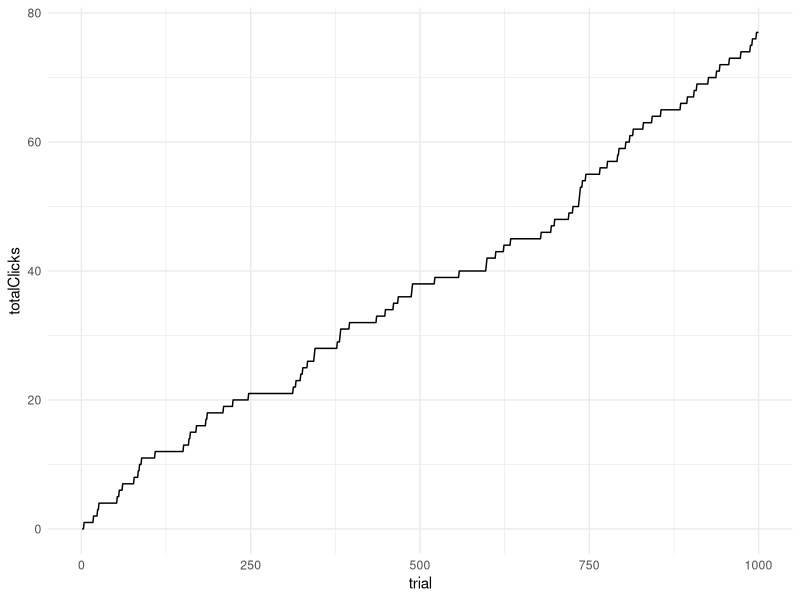
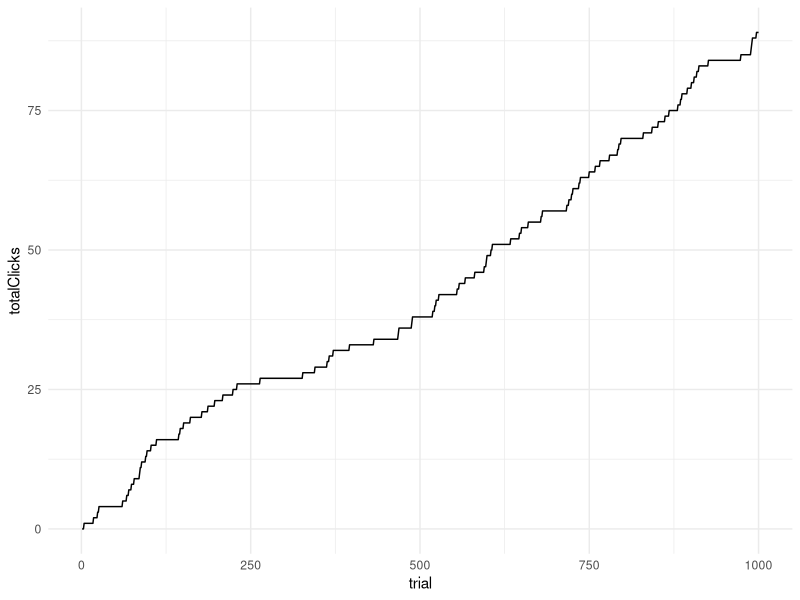
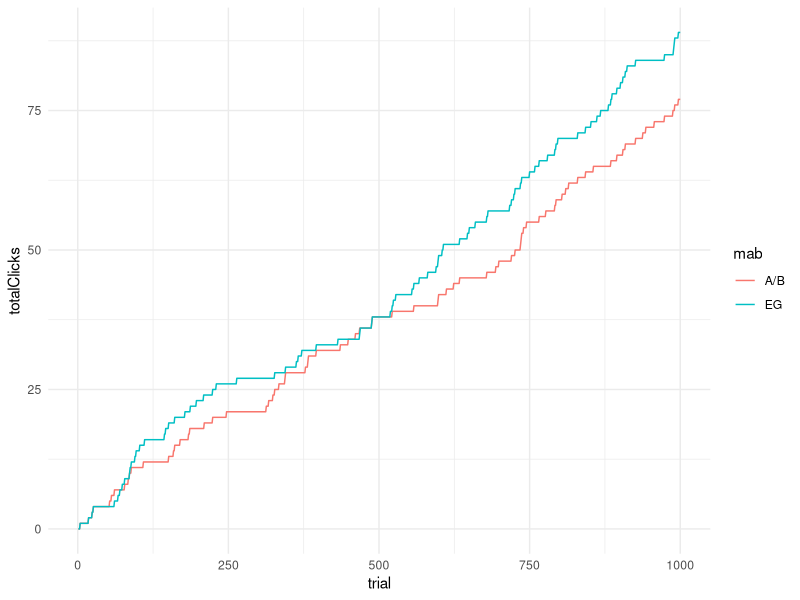
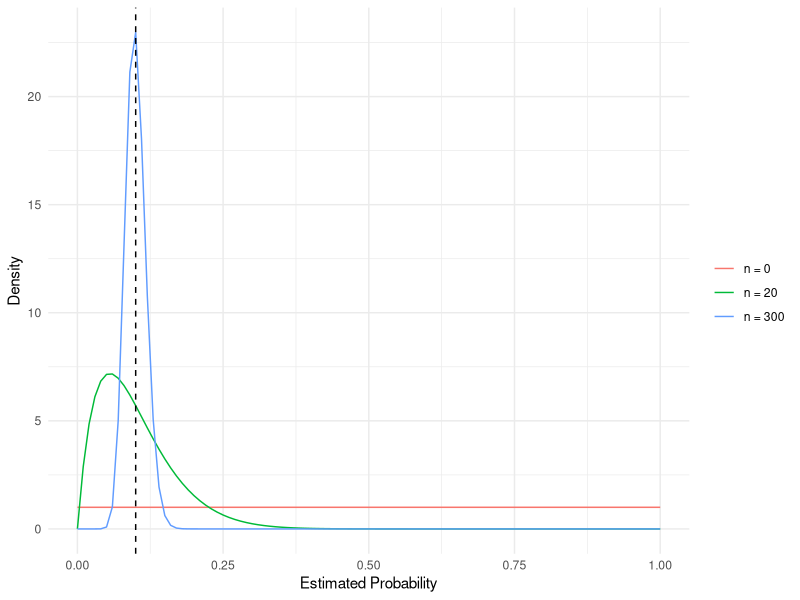
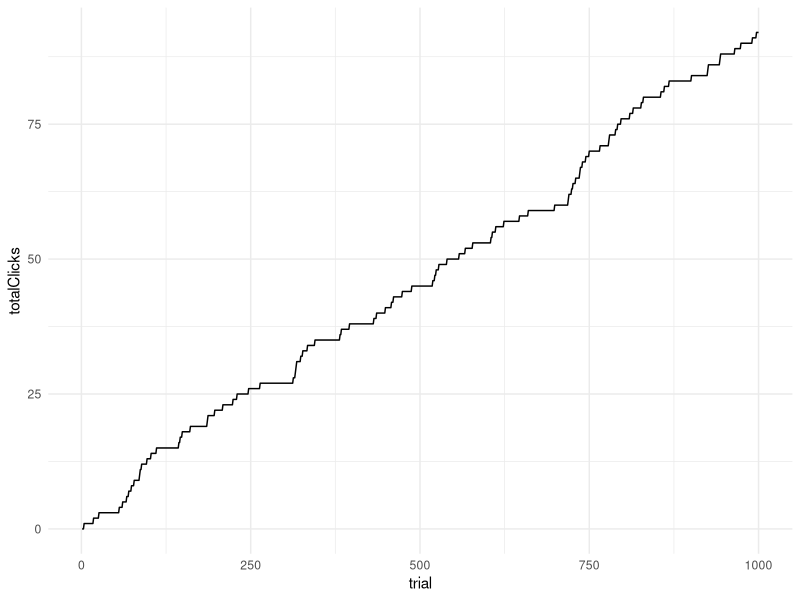
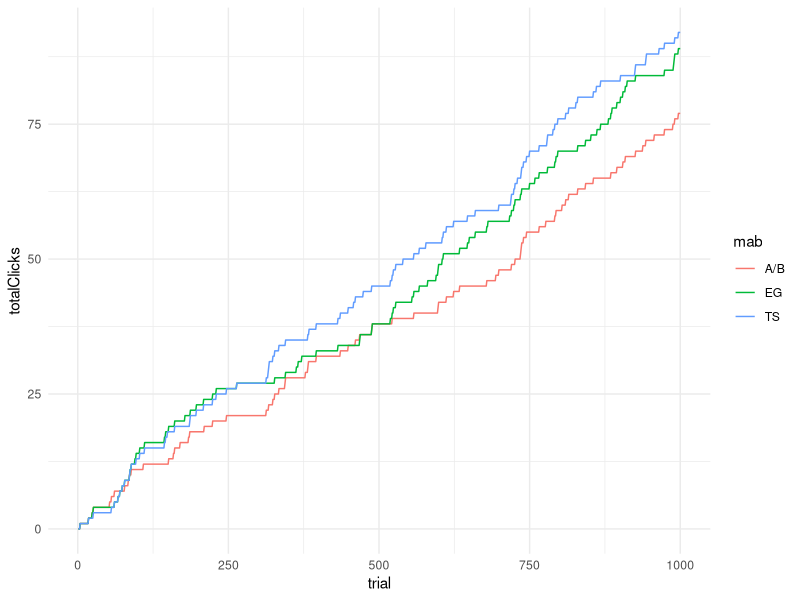
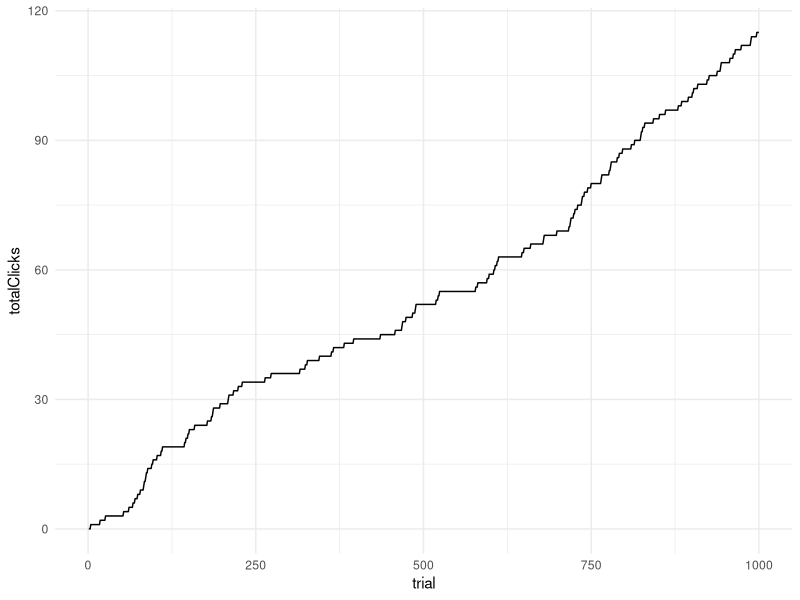
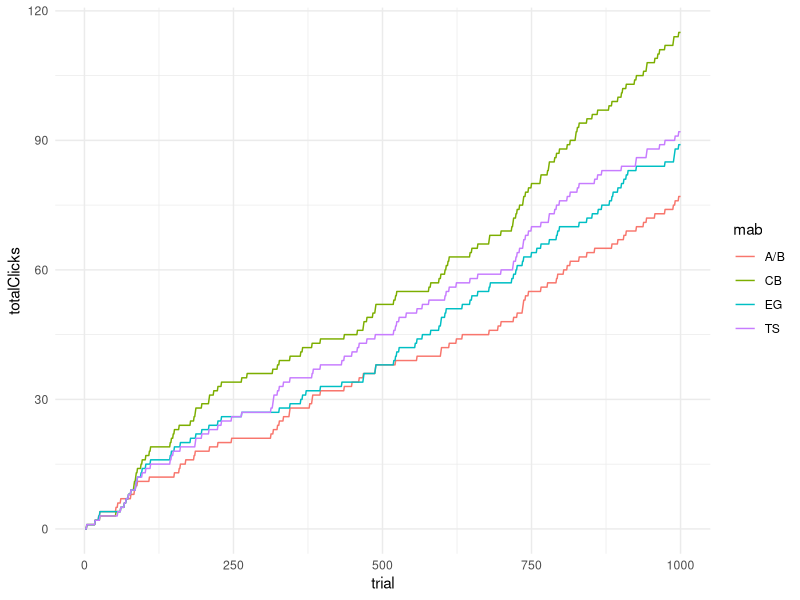

The R script that drew these images, in order:
library(tidyverse)

## Ground truth data setup

set.seed(3)
n = 1000
#mobile and male used later for contextual bandit
mobile   = sample(0:1,n,TRUE)
male     = sample(0:1,n,TRUE)
true_ctr_A = 0.10 - .04*mobile - .02*male
true_ctr_B = 0.04 + .04*mobile + .06*male
clicks_a = rbinom(n, 1, true_ctr_A)
clicks_b = rbinom(n, 1, true_ctr_B)

## Plain vanilla A/B test

ig_ab = data.frame(mab='A/B',trial=1:n,group=NA,
                   click=NA,totalClicks=0)
for(t in 1:n){
  arm_t   = sample(c('A','B'), 1)
  click_t = ifelse(arm_t == 'A',clicks_a[t],clicks_b[t])
  ig_ab$group[t] = arm_t
  ig_ab$click[t] = click_t
  if(t == 1) {
    ig_ab$totalClicks[t] = click_t 
  } else {
    ig_ab$totalClicks[t] = ig_ab$totalClicks[t - 1] + 
      click_t 
  }
}

## A/B results
ig_ab %>%
  group_by(group) %>%
  summarise(click_bar = mean(click))

## A/B cumulative clicks
ggplot(ig_ab,aes(trial,totalClicks)) + 
  theme_minimal() +
  geom_line()

## Epsilon-Greedy code

ig_eg   = data.frame(mab='EG',trial=1:n,group=NA,click=NA,totalClicks=0)
epsilon = .1 #explore with this probability
for (t in 1:n) {
  
  arm_t = sample(c('A','B'), 1)
  
  #Exploit with pr(1-epsilon)
  if(runif(1) > epsilon) {
    ctr_a = mean(subset(ig_eg,group=='A' & trial < t)$click)
    ctr_b = mean(subset(ig_eg,group=='B' & trial < t)$click)
    if(!is.na(ctr_a) & !is.na(ctr_b)){ #only exploit with enough data
      arm_t = ifelse(ctr_b > ctr_a, 'B','A') #defaults to worse true option  
    }
  }
  
  click_t = ifelse(arm_t == 'A',clicks_a[t],clicks_b[t])

  ig_eg$group[t] = arm_t
  ig_eg$click[t] = click_t
  if(t == 1) {
    ig_eg$totalClicks[t] = click_t 
  } else {
    ig_eg$totalClicks[t] = ig_eg$totalClicks[t - 1] + click_t 
  }
}

## Epsilon-Greedy results

ig_eg %>%
  group_by(group) %>%
  summarise(click_bar = mean(click))

## Epsilon-Greedy cumulative clicks

ggplot(ig_eg,aes(trial,totalClicks)) + 
  theme_minimal() +
  geom_line()

## Epsilon-Greedy vs. A/B

ig = bind_rows(ig_ab,ig_eg)
ggplot(ig,aes(trial,totalClicks,color=mab)) + 
  theme_minimal() + 
  geom_line()


## Updating posterior beliefs

p = seq(0,1,.01)
beta_dist_p = data.frame(p = p, d = dbeta(p, 1, 1), type = 'n = 0')
beta_dist_1 = data.frame(p = p, d = dbeta(p, 2, 18), type = 'n = 20')
beta_dist_2 = data.frame(p = p, d = dbeta(p, 30, 270), type = 'n = 300')
beta_dist_all   = bind_rows(beta_dist_p, 
                            beta_dist_1,
                            beta_dist_2)

ggplot(beta_dist_all, aes(x = p, y = d, color = type)) +
  geom_line() +
  geom_vline(xintercept = .1,linetype='dashed') +
  labs(x="Estimated Probability",y = "Density",color = "") +
  theme_minimal()


## Thompson Sampling code

ig_ts   = data.frame(mab='TS',trial=1:n,group=NA,click=NA,totalClicks=0)
for (t in 1:n) {
  
  clicks_a_t  = subset(ig_ts,group == 'A' & trial < t)$click
  clicks_b_t  = subset(ig_ts,group == 'B' & trial < t)$click
  sample_A    = rbeta(1,sum(clicks_a_t == 1)+1,sum(clicks_a_t == 0)+1)
  sample_B    = rbeta(1,sum(clicks_b_t == 1)+1,sum(clicks_b_t == 0)+1)
  arm_t       = ifelse(sample_B  >  sample_A,'B','A')
  
  click_t = ifelse(arm_t == 'A',clicks_a[t],clicks_b[t])

  ig_ts$group[t] = arm_t
  ig_ts$click[t] = click_t
  
  if(t == 1) {
    ig_ts$totalClicks[t] = click_t 
  } else {
    ig_ts$totalClicks[t] = ig_ts$totalClicks[t - 1] + click_t 
  }
}

## Thompson Sampling results

ig_ts %>%
  group_by(group) %>%
  summarise(click_bar = mean(click))

## Thompson Sampling cumulative clicks

ggplot(ig_ts,aes(trial,totalClicks)) + 
  theme_minimal() +
  geom_line()

## Comparisons so far...

ig = bind_rows(ig_ab,ig_eg,ig_ts)
ggplot(ig,aes(trial,totalClicks,color=mab)) + 
  theme_minimal() + 
  geom_line()

## Contextual Bandit code

ig_cb   = data.frame(mab='CB',trial=1:n,group=NA,click=NA,totalClicks=0)
for (t in 1:n) {
  
    #context 
    ind_a = ig_cb$group == 'A' & ig_cb$trial < t
    ind_b = ig_cb$group == 'B' & ig_cb$trial < t
    
    clicks_a_t = ig_cb$click[ind_a]
    clicks_b_t = ig_cb$click[ind_b]
    
    context_a = cbind(mobile[ind_a],male[ind_a])
    context_b = cbind(mobile[ind_b],male[ind_b])
    
    #No error catching
    #beta_a = coef(lm(clicks_a_t ~ context_a))
    #beta_b = coef(lm(clicks_b_t ~ context_b))
    
    #https://adv-r.hadley.nz/conditions.html?q=catch#handling-conditions
    beta_a = beta_b = NULL
    tryCatch({
      #E[click|context]
      beta_a = coef(lm(clicks_a_t ~ context_a))
      beta_b = coef(lm(clicks_b_t ~ context_b))
    }, error = function(e) {
    })
    
    arm_t   = sample(c('A','B'), 1)
    
    anyError = is.null(beta_a) | is.null(beta_b) | any(is.na(beta_a)) | any(is.na(beta_b))
    if(!anyError) {
      
      context_t = c(1,mobile[t],male[t]) 
  
      phat_a = context_t%*%beta_a
      phat_b = context_t%*%beta_b
    
      arm_t   = ifelse(phat_b  >  phat_a,'B','A')  
    }
      
  click_t = ifelse(arm_t == 'A',clicks_a[t],clicks_b[t])

  ig_cb$group[t] = arm_t
  ig_cb$click[t] = click_t
  if(t == 1) {
    ig_cb$totalClicks[t] = click_t 
  } else {
    ig_cb$totalClicks[t] = ig_cb$totalClicks[t - 1] + click_t 
  }
  
}

## Contextual Bandit results

ig_cb %>%
  group_by(group) %>%
  summarise(click_bar = mean(click))

## Contextual Bandit cumulative clicks

ggplot(ig_cb,aes(trial,totalClicks)) +
  theme_minimal() +
  geom_line()

## Compare all

ig = bind_rows(ig_ab,ig_eg,ig_ts,ig_cb)
ggplot(ig,aes(trial,totalClicks,color=mab)) + 
  theme_minimal() + 
  geom_line()